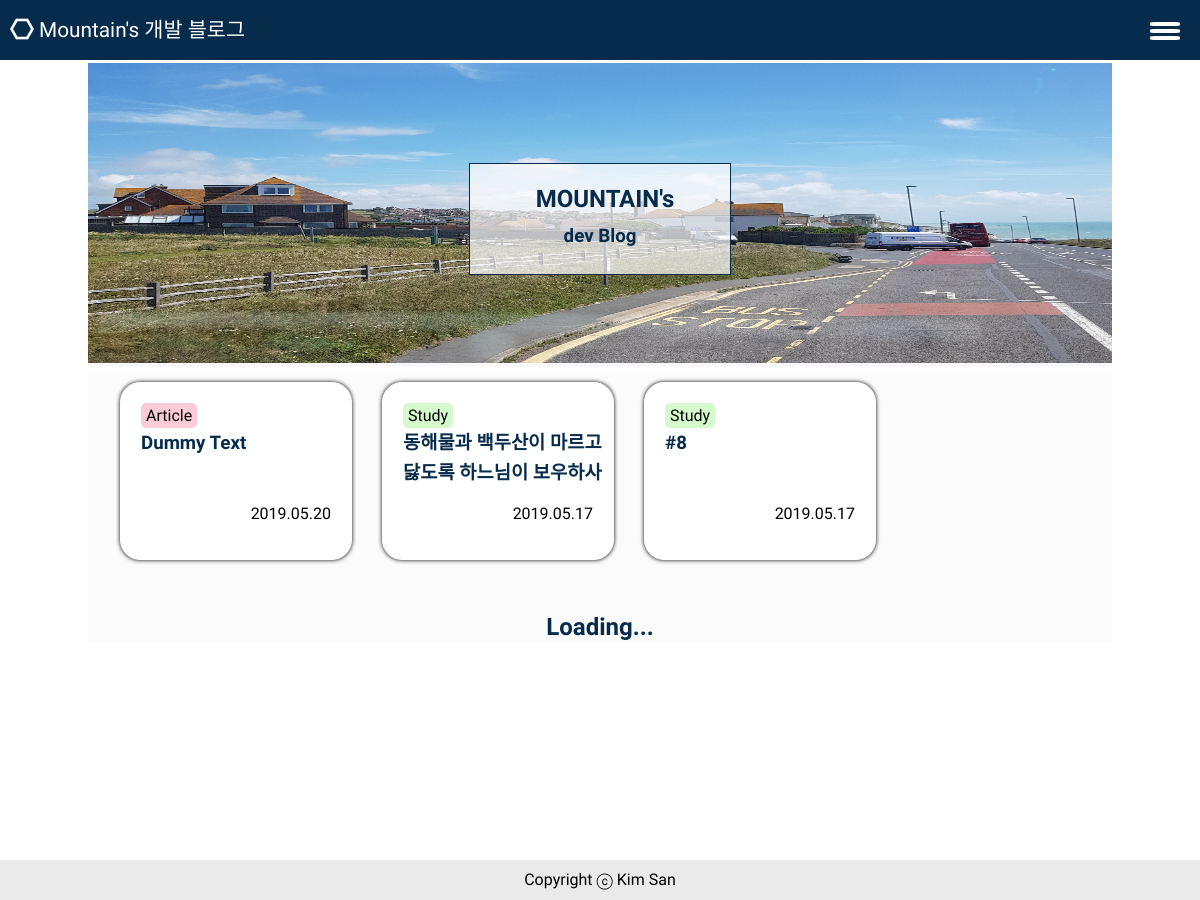
The page / on the database its author committed.
### home/models.py (models this page shows, shortened)
class Post(models.Model):
    title = models.CharField(max_length=30)
    category = models.CharField(max_length=10, choices=categories, default='Study')
    content = RichTextField()
    created_date = models.DateTimeField(auto_now_add=True)
    updated_date = models.DateTimeField(auto_now=True)
    slug = models.SlugField(allow_unicode=True, unique=True)
    class Meta:
        db_table = 'Posts'
        ordering = ('-created_date',)
    def get_absolute_url(self):
        return reverse('home:post_detail', args=[self.slug])

### home/views.py (the view)
# urls.py: 2. Add a URL to urlpatterns:  path('', views.home, name='home')
def home(request):
    posts = Post.objects.all()
    title = "전체 포스팅"
    page = request.GET.get('page', 1)
    paginator = Paginator(posts, 3)
    post_count = posts.count()
    is_home = True
    try:
        post_list = paginator.page(page)
    except PageNotAnInteger:
        post_list = paginator.page(1)
    except EmptyPage:
        post_list = paginator.page(paginator.num_pages)
    return render(request, "home/home.html", {
        'post_count': post_count,
        "title": title,
        'post_list': post_list,
        'is_home': is_home,
        })

### home/templates/home/home.html (shortened to what this page needs)
{% extends 'home/layout.html' %}
{% block header %}
    {% load static %}
    <link href="{% static 'css/post_list.css' %}" type="text/css" rel="stylesheet">
{% endblock %}
{% block content %}
<div class="wrapper">
    <div id="page_title">
        {% if is_home %}
        <img src="{% static 'images/fixed.jpg' %}" id="main-poster">
        <div id="title">
            <div id="title-box">
                <h2>MOUNTAIN's</h2>
                <h3>dev Blog</h3>
            </div>
        </div>
        {% else %}
            <h2>{{ title }}</h2>
            <p>{{ post_count }}개의 글</p>
        {% endif %}
    </div>
    <div class="content">
        <section>
            <ul class="infinite-container grid-post">
                    {% for post in post_list %}
                        <div class="infinite-item unwraped">
                            <li class="list-raw">
                                <p id="category">{{ post.category }}</p>
                                <a href="{{ post.get_absolute_url }}" id="detail_link">
                                    <h3 id="post-title">{{ post.title }}</h3>
                                </a>
                                <p id="date">{{ post.created_date|date:"Y.m.d" }}</p>
                            </li>
                        </div>
                    {% endfor %}
            </ul>
            <div class="loading" style="display: none;">
                <h2>Loading...</h2>
            </div>
        </section>
    </div>
</div>
{% endblock %}

### home/static/css/common.css (style rules this page uses)
html, body { padding: 0; margin : 0; width : 100%; height: 100%; font-family: 'Stylish', sans-serif; }
.wrapper { height: auto; min-height: 100%; }
.content { position: relative; margin: 40px 5px 5px 5px; }
section p { position: relative; }

### home/static/css/post_list.css (style rules this page uses)
.content { background-color: #FBFBFB; margin: 5px 0 0 0; position: relative; }
#page_title { position: relative; clear: both; margin-top: 60px; background-color: #F8F8F8; height: auto; min-height: 100px; width: 100%; border-top: 3px solid white; font-family: 'Nanum Myeongjo', serif; }
#main-poster { width: 100%; height: 300px; }
#title { position: absolute; width: 100%; height: 100px; top: 100px; display: block; }
#title-box { width: 250px; height: 100%; display:block; margin: 0 auto; background-color: rgba(255, 255, 255, 0.7); padding: 5px; border: 1px solid #062B4B; }
#title-box h2, h3 { margin: auto; text-align: center; line-height: 30px; color: #062B4B; }
#page_title h2 { text-indent: 10px; margin-bottom: 7px; width: 90%; margin: 15px auto 7px; }
.grid-post { list-style-type: none; padding: 0; display: block; }
.infinite-item li { list-style-type: none; position: relative; width: 190px; margin: 10px auto; height: auto; background-color: white; padding: 20px !important; border-radius: 20px; box-shadow: 0px 0px 4px; border: 1px solid white; }
.infinite-item { transition: 0.5s ease-in-out; height: auto; }
a#detail_link { width: 100%; height: 100%; color: #062B4B; text-decoration: none; }
p#category { text-align: left; margin: 0; background-color: #CCD5FB; border-radius: 5px; display: inline-block; padding: 3px 5px; }
#post-title { display: -webkit-box; display: -ms-flexbox; display: box; vertical-align: top; overflow: hidden; text-overflow: ellipsis; width: 200px; line-height: 30px; height: 60px; word-wrap: break-word; -webkit-line-clamp: 2; -webkit-box-orient: vertical; text-align: left; }
#date { text-align: right; }
.loading { margin: auto; }
.loading h2 { text-align: center; color: #062B4B; }
@media only screen and (min-width: 768px) { .infinite-item { display: inline-block; float: left; margin: 10px 0; } }
@media only screen and (min-width: 768px) { .infinite-item:nth-child(3n+2) { margin-left: 15px; margin-right: 15px; } }
@media only screen and (min-width: 768px) { .infinite-item li { display: block; margin: auto; } }
@media only screen and (min-width: 768px) { .grid-post { display: inline-block; height: auto; width: 100%; margin: auto; } }
@media only screen and (min-width: 1024px) { .wrapper { display: block; margin: auto; width: 1024px; } }
@media only screen and (min-width: 1024px) { .infinite-item:nth-child(3n+2) { margin-left: 30px; margin-right: 30px; } }
@media only screen and (min-width: 1024px) { .infinite-item:nth-child(3n+1) { margin-left: 124px; } }
@media only screen and (min-width: 1024px) { .infinite-item:nth-child(3n) { margin-right: 124px; } }

### rows shown on the page
Post: category "Article", title "Dummy Text", created_date "2019.05.20"
Post: category "Study", title "동해물과 백두산이 마르고 닳도록 하느님이 보우하사", created_date "2019.05.17"
Post: category "Study", title "#8", created_date "2019.05.17"
